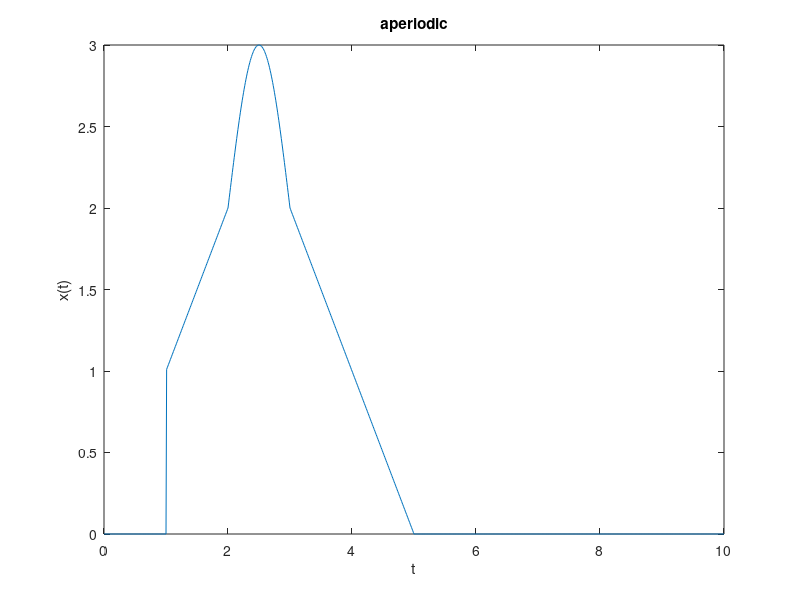

Recreate this plot in MATLAB.
clc;
clear all;
    t=0:0.01:10;
    x=[(t<=1).*0+((t>1).*(t<=2).*t)+(t>2).*(t<=3).*(2+sin(2*pi*0.5*t))+(t>3).*(t<=5).*(5-t)];
plot(t,x);
    
xlabel('t');
ylabel('x(t)');
title('aperiodic');
